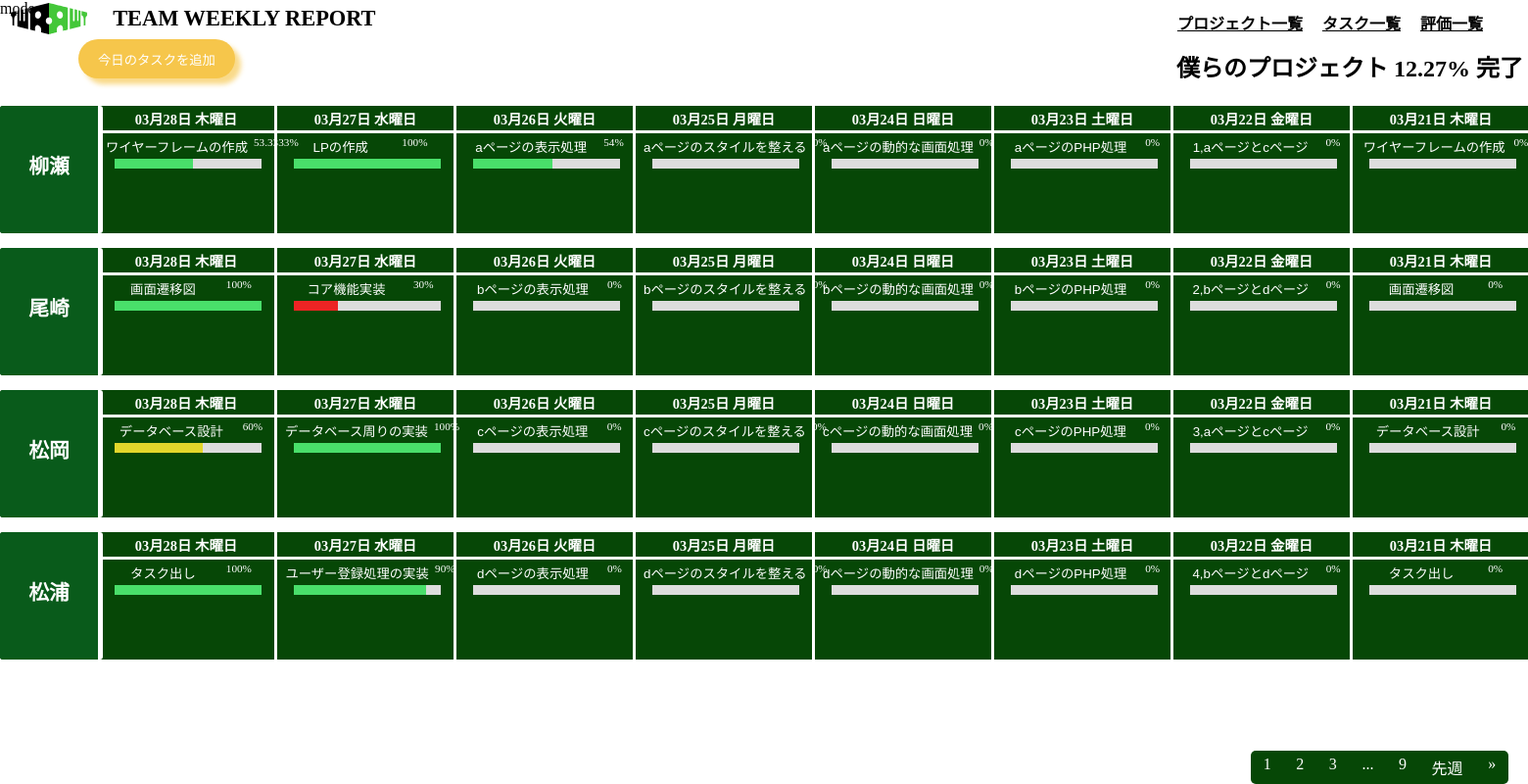
The page /member-task.php on the database its author committed.
### tables this page shows
CREATE TABLE projects (
    id INT PRIMARY KEY,
    title VARCHAR(128) NOT NULL,
    content TEXT NOT NULL,
    progress FLOAT DEFAULT 0 NOT NULL,
    created_at TIMESTAMP DEFAULT CURRENT_TIMESTAMP
);

CREATE TABLE users (
    id INT PRIMARY KEY,
    name VARCHAR(255) NOT NULL,
    email VARCHAR(255) NOT NULL,
    password VARCHAR(255) NOT NULL,
    avatar_url VARCHAR(255),
    created_at TIMESTAMP DEFAULT CURRENT_TIMESTAMP
);

CREATE TABLE parent_tasks (
    id INT AUTO_INCREMENT PRIMARY KEY,
    project_id INT,
    user_id INT,
    title VARCHAR(128) NOT NULL,
    progress FLOAT DEFAULT 0 NOT NULL,
    created_at TIMESTAMP DEFAULT CURRENT_TIMESTAMP,
    FOREIGN KEY (user_id) REFERENCES users (id),
    FOREIGN KEY (project_id) REFERENCES projects (id)
);

### src/member-task.php (called while the page is built, shortened)
<?php
require_once "datasource.php";
require_once "models/parent_task.model.php";
require_once "models/weekly_tasks.model.php";
require_once "services/common.php";
include __DIR__ . '/views/member-task_layout.php';

### src/datasource.php (called while the page is built, shortened)
<?php
class DataSource
{
    private $conn;
    public function __construct($host = "mysql", $dbName = "team_weekly_report", $username = "root", $password = "root")
    {
        $dsn = "mysql:host={$host};dbname={$dbName};port=3306;";
        $this->conn = new PDO($dsn, $username, $password);
        $this->conn->setAttribute(PDO::ATTR_DEFAULT_FETCH_MODE, PDO::FETCH_ASSOC);
        $this->conn->setAttribute(PDO::ATTR_ERRMODE, PDO::ERRMODE_EXCEPTION);
        $this->conn->setAttribute(PDO::ATTR_EMULATE_PREPARES, false);
    }
    public function select($sql = "", $params = [], $type = '', $cls = '')
    {
        $stmt = $this->executeSql($sql, $params);
        if ($type === static::CLS) {
            return $stmt->fetchAll(PDO::FETCH_CLASS, $cls);
        } else {
            return $stmt->fetchAll();
        }
    }
    public function selectOne($sql = "", $params = [], $type = '', $cls = '')
    {
        $result = $this->select($sql, $params, $type, $cls);
        return count($result) > 0 ? $result[0] : false;
    }
    public function begin()
    {
        $this->conn->beginTransaction();
    }
    public function commit()
    {
        $this->conn->commit();
    }
    private function executeSql($sql, $params)
    {
        $stmt = $this->conn->prepare($sql);
        $this->sqlResult = $stmt->execute($params);
        return $stmt;
    }
}

### src/services/common.php (called while the page is built, shortened)
<?php
try {
    $db = new DataSource;
    $db->begin();
    $sql = 'SELECT * FROM projects where id = :id;';
    $project = $db->selectOne($sql,[':id' => 1],DataSource::CLS,Project::class);
    $db->commit();
} catch (PDOException $e){
    echo 'プロジェクトが取得できませんでした。再度時間をおいてお試しください。<br>';
    $db->rollback();
}
try {
    $db->begin();
    $sql = 'SELECT * FROM users';
    $users = $db->select($sql,[],DataSource::CLS,User::class);
    $db->commit();
} catch (PDOException $e) {
    echo 'ユーザーを取得できませんでした。<br>';
    $db->rollback();
}
try {
    $db->begin();
    $sql = 'SELECT * FROM parent_tasks where project_id = :project_id ORDER BY created_at DESC LIMIT 200;';
    $parent_tasks = $db->select($sql,[':project_id' => 1],DataSource::CLS,ParentTask::class);
    $db->commit();
    $weekly_tasks = [];
    foreach($parent_tasks as $parent_task){
        $date = $parent_task->getDate();
        $user_id = $parent_task->user_id;
        $key = $date . $user_id;
        if(!isset($weekly_tasks[$key])){
            $weekly_tasks[$key] = new WeeklyTask();
        }
        $weekly_tasks[$key]->addParentTask($parent_task);
    }
} catch (PDOException $e) {
    echo '親タスクを取得できませんでした。<br>';
    $db->rollback();
}

### src/models/weekly_tasks.model.php (called while the page is built, shortened)
<?php
class WeeklyTask{
    public array $parent_tasks;
    public string $date;
    public function __construct(){
        $this->parent_tasks = [];
    }
    public function addParentTask(ParentTask $parent_task){
        if(!$this->parent_tasks){
            $this->date = (new \DateTime($parent_task->created_at))->format('Y-m-d');
            $this->parent_tasks[] = $parent_task;
            return;
        }
        if ($this->date === (new \DateTime($parent_task->created_at))->format('Y-m-d')){
            $this->parent_tasks[] = $parent_task;
        }
    }
    public function getDate(){
        if($this->parent_tasks){
            return $this->parent_tasks[0]->getDate();
        }
    }
}

### src/models/parent_task.model.php (called while the page is built, shortened)
<?php
class ParentTask
{
    public string $created_at;
    public function getDate() : string
    {
        $date = new \DateTime($this->created_at);
        $week = ['日', '月', '火', '水', '木', '金', '土'];
        $w = (int)$date->format('w');
        return $date->format('m月d日'). ' ' . $week[$w] . '曜日';
    }
}

### src/views/member-task.php (the view, shortened to what this page needs)
mode<link rel="stylesheet" href="/views/css/popup/popup.css">
<div class="task__container">
    <h2 class="project__container">
        <div class="project__detail">
        <?php echo $project->title ?>
        <span id="project-progress">
        </span>
        完了
        </div>
    </h2>
    <div>
        <button class="btn transition__btn open__add__task__btn" data-user_id="<?php echo $_SESSION['user_id']; ?>" data-project_id="1" >今日のタスクを追加</button>
    </div>
    <ul class="weekly__report__container">
        <?php $j = 0; ?>
        <?php foreach ($users as $user) : ?>
            <li class="weekly__report">
                <div class="user__name">
                    <div>
                        <?php echo $user->name ?>
                    </div>
                </div>
                <?php foreach ($weekly_tasks as $weekly_task) : ?>
                    <?php if ($weekly_task->parent_tasks[0]->user_id === $user->id) : ?>
                        <div class="weekly__report__task__container">
                            <?php
                            $today = new DateTime();
                            $today = $today->format('Y-m-d');
                            ?>
                            <?php if ($weekly_task->date !== $today) :?>
                                <div class="date">
                                    <div class="inner_date">
                                        <?php echo $weekly_task->getDate(); ?>
                                    </div>
                                </div>
                            <?php endif ; ?>
                            <div class="task">
                                <?php for ($i = 0; $i < count($weekly_task->parent_tasks); $i++) : ?>
                                    <?php $progress = $weekly_task->parent_tasks[$i]->progress; $progresses[] = $progress; ?>
                                    <div class="title_progress">
                                    <?php $parent_task = $weekly_task->parent_tasks[$i]; ?>
                                        <?php if ($_SESSION["user_id"] == $parent_task->user_id) : ?>
                                        <button class="task_title open__edit__task__btn"
                                            data-parent_task_id="<?php $parent_task = $weekly_task->parent_tasks[$i]; echo $parent_task->id; ?>"
                                            data-parent_task_name="<?php echo $parent_task->title; ?>"
                                            data-parent_task_progress="<?php echo $parent_task->progress; ?>"
                                            data-parent_task_user_id="<?php echo $parent_task->user_id; ?>"
                                    >
                                        <?php echo $parent_task->title; ?>
                                     </button>
                                        <?php else : ?>
                                            <button class="task_title open__detail__task__btn"  data-parent_task_id="<?php $parent_task = $weekly_task->parent_tasks[$i]; echo $parent_task->id; ?>"
                                            data-parent_task_name="<?php echo $parent_task->title; ?>"
                                            data-parent_task_progress="<?php echo $parent_task->progress; ?>"
                                            data-parent_task_user_id="<?php echo $parent_task->user_id; ?>">
                                               <?php echo $parent_task->title; ?>
                                            </button>
                                    <?php endif ; ?>
                                    <div class="task_progress"><?php echo $progress; ?>%</div>
                                    </div>
                                    <div class="progress-bar">
                                        <div class="progress" id="<?php echo $j; ?>" style="width: <?php echo $progress; ?>%;"></div>
                                    </div>
                                    <?php $j++;?>
                                <?php endfor; ?>
                            </div>
                        </div>
                    <?php endif ;?>
                <?php endforeach; ?>
            </li>
        <?php endforeach; ?>
    </ul>
</div>

### src/views/member-task_layout.php (shortened to what this page needs)
<!DOCTYPE html>
<html lang="ja">
<head>
    <link rel="stylesheet" href="/views/css/member-task_style.css">
</head>
<body>
    <header>
        <div class="main-header">
            <h1>
                TEAM WEEKLY REPORT
            </h1>
        </div>
        <nav class="change_location">
            <ul>
                <li><a href="">プロジェクト一覧</a></li>
                <li><a href="/member-task.php">タスク一覧</a></li>
                <li><a href="/evaluation.php">評価一覧</a></li>
            </ul>
        </nav>
    </header>
    <main>
        <?php include $content; ?>
    </main>
    <nav class="pagination-nav">
            <ul class="pagination">
                <li class="page-item"><a class="page-link" href="#">1</a></li>
                <li class="page-item"><a class="page-link" href="#">2</a></li>
                <li class="page-item"><a class="page-link" href="#">3</a></li>
                <li class="page-item"><a class="page-link" href="#">...</a></li>
                <li class="page-item"><a class="page-link" href="#">9</a></li>
                <li class="page-item"><a class="page-link" href="#">先週</a></li>
                <li class="page-item">
                    <a class="page-link" href="#">
                    <span>&raquo;</span>
                    </a>
                </li>
            </ul>
        </nav>
</body>
</html>

### src/views/css/member-task_style.css (style rules this page uses)
body { margin: 0; }
.pagination-nav { position: fixed; bottom: 0; right: 20px; width: fit-content; height: 34px; }
.pagination { display: inline-block; padding: 0; margin: 0; background-color: rgb(6, 71, 6); border-radius: 5px; }
.pagination li { display: inline; }
.pagination li a { color: white; float: left; padding: 0.3rem 0.8rem; text-decoration: none; }
.pagination li a { color: white; }
.user__name+.weekly__report__task__container { margin-left: 100px; }

### src/views/css/popup/popup.css (style rules this page uses)
ul, li { margin: 0; padding: 0; list-style: none; }
main { position: relative; }
button { cursor: pointer; border: none; background-color: transparent; }
.btn { display: block; width: -moz-fit-content; width: fit-content; min-height: 40px; padding: 0 20px; border-radius: 90px; border: none; background-color: #f6c64b; color: white; box-shadow: 6px 6px 5px 0px rgba(246, 198, 75, 0.6509803922); cursor: pointer; transition: all ease-in-out 0.2s; }
.open__edit__task__btn { color: white; cursor: pointer; white-space: nowrap; transition: all ease-in-out 0.2s; }
.task_progress { transition: all ease-in-out 0.2s; }
.open__detail__task__btn { color: white; cursor: pointer; white-space: nowrap; transition: all ease-in-out 0.2s; }

### rows shown on the page
projects: title "僕らのプロジェクト"
users: name "柳瀬"
parent_tasks: created_at "03月28日 木曜日", title "ワイヤーフレームの作成", progress "53.3333"
parent_tasks: created_at "03月27日 水曜日", title "LPの作成", progress "100"
parent_tasks: created_at "03月26日 火曜日", title "aページの表示処理", progress "54"
parent_tasks: created_at "03月25日 月曜日", title "aページのスタイルを整える", progress "0"
parent_tasks: created_at "03月24日 日曜日", title "aページの動的な画面処理", progress "0"
parent_tasks: created_at "03月23日 土曜日", title "aページのPHP処理", progress "0"
parent_tasks: created_at "03月22日 金曜日", title "1,aページとcページ", progress "0"
parent_tasks: created_at "03月21日 木曜日", title "ワイヤーフレームの作成", progress "0"
users: name "尾崎"
parent_tasks: created_at "03月28日 木曜日", title "画面遷移図", progress "100"
parent_tasks: created_at "03月27日 水曜日", title "コア機能実装", progress "30"
parent_tasks: created_at "03月26日 火曜日", title "bページの表示処理", progress "0"
parent_tasks: created_at "03月25日 月曜日", title "bページのスタイルを整える", progress "0"
parent_tasks: created_at "03月24日 日曜日", title "bページの動的な画面処理", progress "0"
parent_tasks: created_at "03月23日 土曜日", title "bページのPHP処理", progress "0"
parent_tasks: created_at "03月22日 金曜日", title "2,bページとdページ", progress "0"
parent_tasks: created_at "03月21日 木曜日", title "画面遷移図", progress "0"
users: name "松岡"
parent_tasks: created_at "03月28日 木曜日", title "データベース設計", progress "60"
parent_tasks: created_at "03月27日 水曜日", title "データベース周りの実装", progress "100"
parent_tasks: created_at "03月26日 火曜日", title "cページの表示処理", progress "0"
parent_tasks: created_at "03月25日 月曜日", title "cページのスタイルを整える", progress "0"
parent_tasks: created_at "03月24日 日曜日", title "cページの動的な画面処理", progress "0"
parent_tasks: created_at "03月23日 土曜日", title "cページのPHP処理", progress "0"
parent_tasks: created_at "03月22日 金曜日", title "3,aページとcページ", progress "0"
parent_tasks: created_at "03月21日 木曜日", title "データベース設計", progress "0"
users: name "松浦"
parent_tasks: created_at "03月28日 木曜日", title "タスク出し", progress "100"
parent_tasks: created_at "03月27日 水曜日", title "ユーザー登録処理の実装", progress "90"
parent_tasks: created_at "03月26日 火曜日", title "dページの表示処理", progress "0"
parent_tasks: created_at "03月25日 月曜日", title "dページのスタイルを整える", progress "0"
parent_tasks: created_at "03月24日 日曜日", title "dページの動的な画面処理", progress "0"
parent_tasks: created_at "03月23日 土曜日", title "dページのPHP処理", progress "0"
parent_tasks: created_at "03月22日 金曜日", title "4,bページとdページ", progress "0"
parent_tasks: created_at "03月21日 木曜日", title "タスク出し", progress "0"
